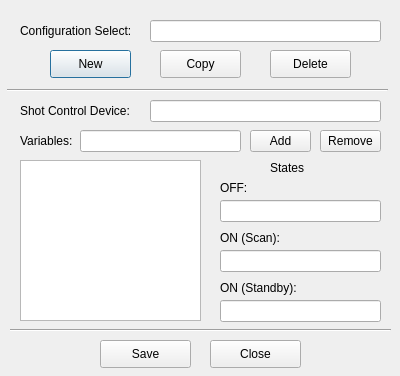
<?xml version="1.0" encoding="UTF-8"?>
<ui version="4.0">
 <class>Dialog</class>
 <widget class="QDialog" name="Dialog">
  <property name="geometry">
   <rect>
    <x>0</x>
    <y>0</y>
    <width>400</width>
    <height>376</height>
   </rect>
  </property>
  <property name="windowTitle">
   <string>Shot Control Editor</string>
  </property>
  <widget class="QLabel" name="label">
   <property name="geometry">
    <rect>
     <x>20</x>
     <y>20</y>
     <width>121</width>
     <height>21</height>
    </rect>
   </property>
   <property name="text">
    <string>Configuration Select:</string>
   </property>
  </widget>
  <widget class="QLineEdit" name="lineConfigurationSelect">
   <property name="geometry">
    <rect>
     <x>150</x>
     <y>20</y>
     <width>231</width>
     <height>22</height>
    </rect>
   </property>
  </widget>
  <widget class="QPushButton" name="buttonNewConfiguration">
   <property name="geometry">
    <rect>
     <x>50</x>
     <y>50</y>
     <width>81</width>
     <height>28</height>
    </rect>
   </property>
   <property name="text">
    <string>New</string>
   </property>
  </widget>
  <widget class="QPushButton" name="buttonDeleteConfiguration">
   <property name="geometry">
    <rect>
     <x>270</x>
     <y>50</y>
     <width>81</width>
     <height>28</height>
    </rect>
   </property>
   <property name="text">
    <string>Delete</string>
   </property>
  </widget>
  <widget class="QLabel" name="label_2">
   <property name="geometry">
    <rect>
     <x>20</x>
     <y>100</y>
     <width>131</width>
     <height>21</height>
    </rect>
   </property>
   <property name="text">
    <string>Shot Control Device:</string>
   </property>
  </widget>
  <widget class="QLineEdit" name="lineDeviceName">
   <property name="geometry">
    <rect>
     <x>150</x>
     <y>100</y>
     <width>231</width>
     <height>22</height>
    </rect>
   </property>
  </widget>
  <widget class="QPushButton" name="buttonCopyConfiguration">
   <property name="geometry">
    <rect>
     <x>160</x>
     <y>50</y>
     <width>81</width>
     <height>28</height>
    </rect>
   </property>
   <property name="text">
    <string>Copy</string>
   </property>
  </widget>
  <widget class="Line" name="line">
   <property name="geometry">
    <rect>
     <x>7</x>
     <y>80</y>
     <width>381</width>
     <height>20</height>
    </rect>
   </property>
   <property name="orientation">
    <enum>Qt::Horizontal</enum>
   </property>
  </widget>
  <widget class="QListWidget" name="listShotControlVariables">
   <property name="geometry">
    <rect>
     <x>20</x>
     <y>160</y>
     <width>181</width>
     <height>161</height>
    </rect>
   </property>
  </widget>
  <widget class="QLabel" name="label_3">
   <property name="geometry">
    <rect>
     <x>20</x>
     <y>130</y>
     <width>61</width>
     <height>21</height>
    </rect>
   </property>
   <property name="text">
    <string>Variables:</string>
   </property>
  </widget>
  <widget class="QLineEdit" name="lineVariableName">
   <property name="geometry">
    <rect>
     <x>80</x>
     <y>130</y>
     <width>161</width>
     <height>22</height>
    </rect>
   </property>
  </widget>
  <widget class="QPushButton" name="buttonAddVariable">
   <property name="geometry">
    <rect>
     <x>250</x>
     <y>130</y>
     <width>61</width>
     <height>22</height>
    </rect>
   </property>
   <property name="text">
    <string>Add</string>
   </property>
  </widget>
  <widget class="QPushButton" name="buttonRemoveVariable">
   <property name="geometry">
    <rect>
     <x>320</x>
     <y>130</y>
     <width>61</width>
     <height>22</height>
    </rect>
   </property>
   <property name="text">
    <string>Remove</string>
   </property>
  </widget>
  <widget class="QLabel" name="label_4">
   <property name="geometry">
    <rect>
     <x>270</x>
     <y>160</y>
     <width>55</width>
     <height>16</height>
    </rect>
   </property>
   <property name="text">
    <string>States</string>
   </property>
  </widget>
  <widget class="QLabel" name="label_5">
   <property name="geometry">
    <rect>
     <x>220</x>
     <y>180</y>
     <width>55</width>
     <height>16</height>
    </rect>
   </property>
   <property name="text">
    <string>OFF:</string>
   </property>
  </widget>
  <widget class="QLineEdit" name="lineOffState">
   <property name="geometry">
    <rect>
     <x>220</x>
     <y>200</y>
     <width>161</width>
     <height>22</height>
    </rect>
   </property>
  </widget>
  <widget class="QLabel" name="label_6">
   <property name="geometry">
    <rect>
     <x>220</x>
     <y>230</y>
     <width>71</width>
     <height>16</height>
    </rect>
   </property>
   <property name="text">
    <string>ON (Scan):</string>
   </property>
  </widget>
  <widget class="QLineEdit" name="lineScanState">
   <property name="geometry">
    <rect>
     <x>220</x>
     <y>250</y>
     <width>161</width>
     <height>22</height>
    </rect>
   </property>
  </widget>
  <widget class="QLabel" name="label_7">
   <property name="geometry">
    <rect>
     <x>220</x>
     <y>280</y>
     <width>101</width>
     <height>16</height>
    </rect>
   </property>
   <property name="text">
    <string>ON (Standby):</string>
   </property>
  </widget>
  <widget class="QLineEdit" name="lineStandbyState">
   <property name="geometry">
    <rect>
     <x>220</x>
     <y>300</y>
     <width>161</width>
     <height>22</height>
    </rect>
   </property>
  </widget>
  <widget class="QPushButton" name="buttonSaveConfiguration">
   <property name="geometry">
    <rect>
     <x>100</x>
     <y>340</y>
     <width>91</width>
     <height>28</height>
    </rect>
   </property>
   <property name="text">
    <string>Save</string>
   </property>
  </widget>
  <widget class="QPushButton" name="buttonCloseWindow">
   <property name="geometry">
    <rect>
     <x>210</x>
     <y>340</y>
     <width>91</width>
     <height>28</height>
    </rect>
   </property>
   <property name="text">
    <string>Close</string>
   </property>
  </widget>
  <widget class="Line" name="line_2">
   <property name="geometry">
    <rect>
     <x>10</x>
     <y>320</y>
     <width>381</width>
     <height>20</height>
    </rect>
   </property>
   <property name="orientation">
    <enum>Qt::Horizontal</enum>
   </property>
  </widget>
 </widget>
 <resources/>
 <connections/>
</ui>
